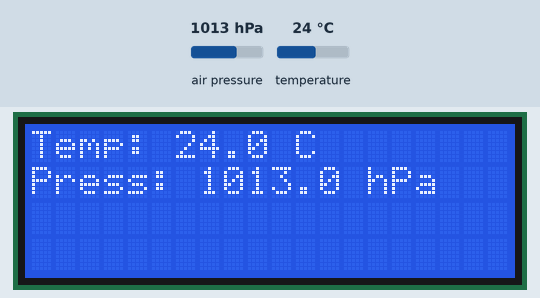
Bench run of a sketch on a simulated Arduino Uno, built with avr-gcc and run on an emulated ATmega328P. Parts: 20×4 character LCD. Inputs (shaded band) come from the test bench; at power-on: air pressure 1013 hPa, temperature 24 °C. What the sketch prints to the serial monitor is not drawn.

Above: at 3.2 s.
3.3 s: air pressure set to 952 hPa
At 5.4 s:
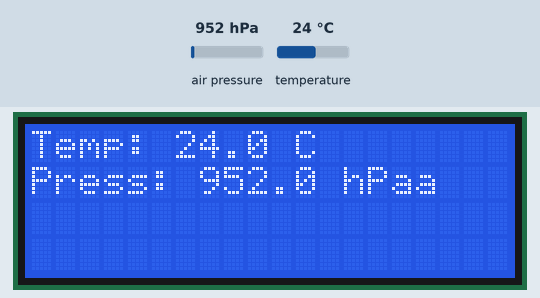
6.0 s: temperature set to 12 °C
At 6.8 s:
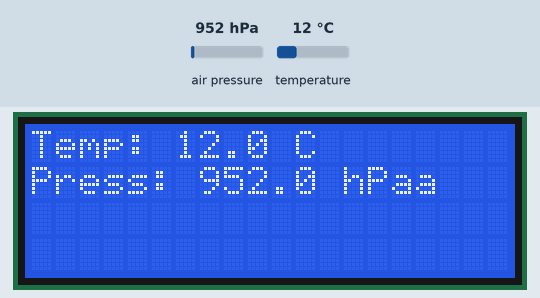
8.7 s: air pressure set to 975 hPa
At 11.0 s:
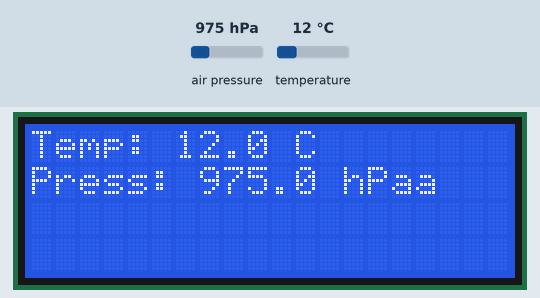
11.7 s: temperature set to 19 °C
Timing chart, 0 to 14.7 s (numbered marks = the images above; inputs shaded):
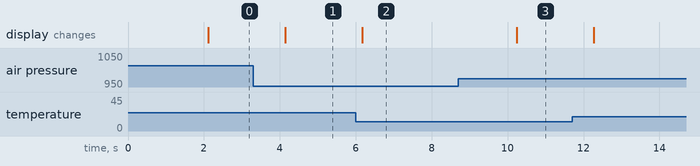

Measured:
- after the input at 3.3 s, the display: changes after 0.84 s (image 1)
- after the input at 6.0 s, the display: changes after 0.18 s (image 2)
- after the input at 8.7 s, the display: changes after 1.5 s (image 3)

The sketch:

main.ino
```cpp
#include <Wire.h>
#include <LiquidCrystal_I2C.h>
#include <Adafruit_Sensor.h>
#include <Adafruit_BMP280.h>

// Initialize the I2C LCD
LiquidCrystal_I2C lcd(0x27, 20, 4);  // 2004 LCD (20 characters, 4 lines)

// BMP280 sensor object
Adafruit_BMP280 bmp;

void setup() {
  // Initialize the LCD
  lcd.init();       // Initialize the LCD for I2C
  lcd.backlight();  // Turn on the backlight

  // Start the serial communication for debugging
  Serial.begin(9600);
  Serial.print("Starting Program");

  // Initialize the BMP280 sensor
  if (!bmp.begin(BMP280_ADDRESS_ALT, BMP280_CHIPID)) {
    lcd.clear();
    Serial.print("BMP280 not found");
    lcd.print("BMP280 not found");
    while (1)
      ;  // Freeze if sensor not connected properly
  } else {
    lcd.clear();
    Serial.print("Sensor Ready");
    lcd.print("Sensor ready");
    delay(2000);  // Display "Sensor ready" for a short time
    lcd.clear();
  }
}

void loop() {
  // Read the temperature and pressure
  float temperature = bmp.readTemperature();
  float pressure = bmp.readPressure() / 100.0;  // Convert Pa to hPa

  // Display temperature
  lcd.setCursor(0, 0);
  lcd.print("Temp: ");
  lcd.print(temperature, 1);  // Display 1 decimal place
  lcd.print(" C");

  // Display pressure
  lcd.setCursor(0, 1);
  lcd.print("Press: ");
  lcd.print(pressure, 1);  // Display 1 decimal place
  lcd.print(" hPa");

  // Delay before the next update
  delay(2000);

  // Optional: print the readings to the Serial Monitor
  Serial.print("Temperature: ");
  Serial.print(temperature);
  Serial.println(" C");
  Serial.print("Pressure: ");
  Serial.print(pressure);
  Serial.println(" hPa");
}
```
